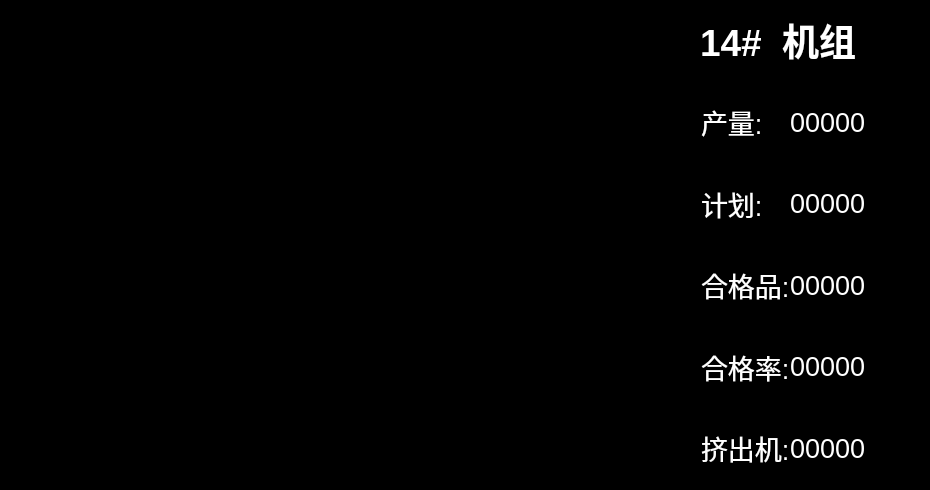
     <widget class="QFrame" name="frame_curve14">
      <property name="geometry">
       <rect>
        <x>980</x>
        <y>1530</y>
        <width>930</width>
        <height>490</height>
       </rect>
      </property>
      <property name="styleSheet">
       <string notr="true">background-color: rgb(0, 0, 0);</string>
      </property>
      <property name="frameShape">
       <enum>QFrame::StyledPanel</enum>
      </property>
      <property name="frameShadow">
       <enum>QFrame::Raised</enum>
      </property>
      <widget class="QLabel" name="curve14_title">
       <property name="geometry">
        <rect>
         <x>700</x>
         <y>0</y>
         <width>190</width>
         <height>80</height>
        </rect>
       </property>
       <property name="font">
        <font>
         <pointsize>28</pointsize>
         <weight>75</weight>
         <bold>true</bold>
        </font>
       </property>
       <property name="layoutDirection">
        <enum>Qt::LeftToRight</enum>
       </property>
       <property name="autoFillBackground">
        <bool>false</bool>
       </property>
       <property name="styleSheet">
        <string notr="true">color: rgb(255, 255, 255);</string>
       </property>
       <property name="text">
        <string>14#  机组</string>
       </property>
      </widget>
      <widget class="QWidget" name="curve14" native="true">
       <property name="geometry">
        <rect>
         <x>0</x>
         <y>0</y>
         <width>740</width>
         <height>490</height>
        </rect>
       </property>
      </widget>
      <widget class="QFrame" name="frame_data1_11">
       <property name="geometry">
        <rect>
         <x>700</x>
         <y>80</y>
         <width>230</width>
         <height>410</height>
        </rect>
       </property>
       <property name="frameShape">
        <enum>QFrame::StyledPanel</enum>
       </property>
       <property name="frameShadow">
        <enum>QFrame::Raised</enum>
       </property>
       <layout class="QGridLayout" name="gridLayout_14">
        <property name="leftMargin">
         <number>0</number>
        </property>
        <property name="topMargin">
         <number>0</number>
        </property>
        <property name="rightMargin">
         <number>0</number>
        </property>
        <property name="bottomMargin">
         <number>0</number>
        </property>
        <property name="spacing">
         <number>0</number>
        </property>
        <item row="0" column="0">
         <widget class="QLabel" name="curve1_lable1_11">
          <property name="sizePolicy">
           <sizepolicy hsizetype="Expanding" vsizetype="Expanding">
            <horstretch>1</horstretch>
            <verstretch>1</verstretch>
           </sizepolicy>
          </property>
          <property name="font">
           <font>
            <pointsize>20</pointsize>
           </font>
          </property>
          <property name="styleSheet">
           <string notr="true">color: rgb(255, 255, 255);</string>
          </property>
          <property name="text">
           <string>产量:</string>
          </property>
         </widget>
        </item>
        <item row="1" column="0">
         <widget class="QLabel" name="curve1_lable3_11">
          <property name="sizePolicy">
           <sizepolicy hsizetype="Preferred" vsizetype="Expanding">
            <horstretch>0</horstretch>
            <verstretch>1</verstretch>
           </sizepolicy>
          </property>
          <property name="font">
           <font>
            <pointsize>20</pointsize>
           </font>
          </property>
          <property name="styleSheet">
           <string notr="true">color: rgb(255, 255, 255);</string>
          </property>
          <property name="text">
           <string>计划:</string>
          </property>
         </widget>
        </item>
        <item row="1" column="1">
         <widget class="QLabel" name="curve1_lable4_11">
          <property name="font">
           <font>
            <pointsize>20</pointsize>
           </font>
          </property>
          <property name="styleSheet">
           <string notr="true">color: rgb(255, 255, 255);</string>
          </property>
          <property name="text">
           <string>00000</string>
          </property>
         </widget>
        </item>
        <item row="2" column="0">
         <widget class="QLabel" name="curve1_lable5_11">
          <property name="sizePolicy">
           <sizepolicy hsizetype="Preferred" vsizetype="Expanding">
            <horstretch>0</horstretch>
            <verstretch>1</verstretch>
           </sizepolicy>
          </property>
          <property name="font">
           <font>
            <pointsize>20</pointsize>
           </font>
          </property>
          <property name="styleSheet">
           <string notr="true">color: rgb(255, 255, 255);</string>
          </property>
          <property name="text">
           <string>合格品:</string>
          </property>
         </widget>
        </item>
        <item row="2" column="1">
         <widget class="QLabel" name="curve1_lable6_11">
          <property name="font">
           <font>
            <pointsize>20</pointsize>
           </font>
          </property>
          <property name="styleSheet">
           <string notr="true">color: rgb(255, 255, 255);</string>
          </property>
          <property name="text">
           <string>00000</string>
          </property>
         </widget>
        </item>
        <item row="3" column="0">
         <widget class="QLabel" name="curve1_lable7_11">
          <property name="sizePolicy">
           <sizepolicy hsizetype="Preferred" vsizetype="Expanding">
            <horstretch>0</horstretch>
            <verstretch>1</verstretch>
           </sizepolicy>
          </property>
          <property name="font">
           <font>
            <pointsize>20</pointsize>
           </font>
          </property>
          <property name="styleSheet">
           <string notr="true">color: rgb(255, 255, 255);</string>
          </property>
          <property name="text">
           <string>合格率:</string>
          </property>
         </widget>
        </item>
        <item row="3" column="1">
         <widget class="QLabel" name="curve1_lable8_11">
          <property name="font">
           <font>
            <pointsize>20</pointsize>
           </font>
          </property>
          <property name="styleSheet">
           <string notr="true">color: rgb(255, 255, 255);</string>
          </property>
          <property name="text">
           <string>00000</string>
          </property>
         </widget>
        </item>
        <item row="4" column="0">
         <widget class="QLabel" name="curve1_lable9_11">
          <property name="sizePolicy">
           <sizepolicy hsizetype="Preferred" vsizetype="Expanding">
            <horstretch>0</horstretch>
            <verstretch>1</verstretch>
           </sizepolicy>
          </property>
          <property name="font">
           <font>
            <pointsize>20</pointsize>
           </font>
          </property>
          <property name="styleSheet">
           <string notr="true">color: rgb(255, 255, 255);</string>
          </property>
          <property name="text">
           <string>挤出机:</string>
          </property>
         </widget>
        </item>
        <item row="4" column="1">
         <widget class="QLabel" name="curve1_lable10_11">
          <property name="font">
           <font>
            <pointsize>20</pointsize>
           </font>
          </property>
          <property name="styleSheet">
           <string notr="true">color: rgb(255, 255, 255);</string>
          </property>
          <property name="text">
           <string>00000</string>
          </property>
         </widget>
        </item>
        <item row="0" column="1">
         <widget class="QLabel" name="curve1_lable2_11">
          <property name="sizePolicy">
           <sizepolicy hsizetype="Expanding" vsizetype="Preferred">
            <horstretch>3</horstretch>
            <verstretch>0</verstretch>
           </sizepolicy>
          </property>
          <property name="font">
           <font>
            <pointsize>20</pointsize>
           </font>
          </property>
          <property name="styleSheet">
           <string notr="true">color: rgb(255, 255, 255);</string>
          </property>
          <property name="text">
           <string>00000</string>
          </property>
         </widget>
        </item>
       </layout>
      </widget>
      <zorder>curve14</zorder>
      <zorder>frame_data1_11</zorder>
      <zorder>curve14_title</zorder>
     </widget>
